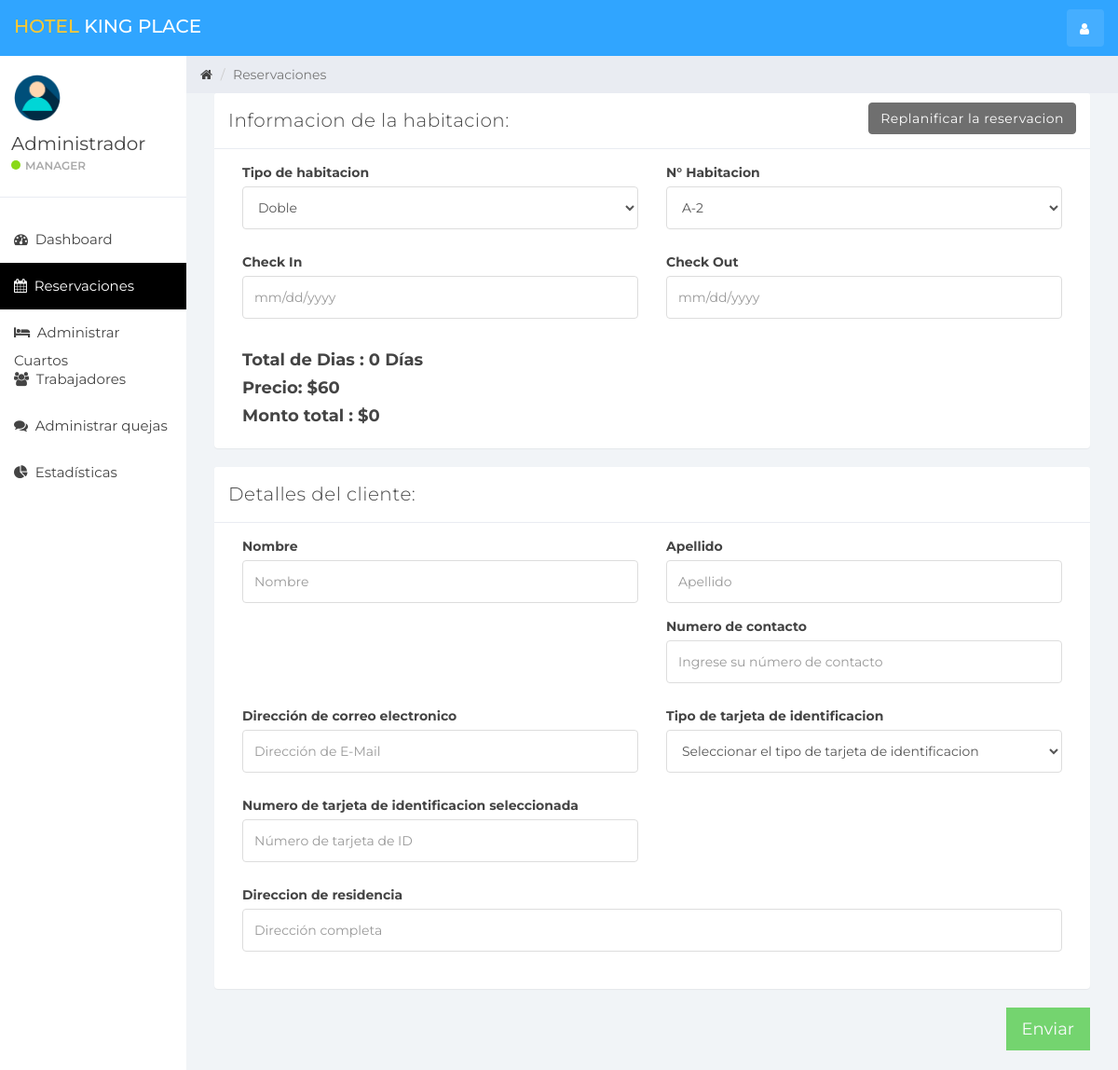
/index.php?reservation&id_habitacion=2&id_tipohabitacion=2 (signed in), run on the app's committed database.
### tables this page shows
CREATE TABLE `usuario` (
  `id` int(11) NOT NULL,
  `nombre` varchar(100) NOT NULL,
  `username` varchar(15) NOT NULL,
  `email` varchar(100) NOT NULL,
  `password` varchar(100) NOT NULL,
  `creado` datetime NOT NULL
);

CREATE TABLE `habitacion` (
  `id_habitacion` int(10) NOT NULL,
  `id_tipohabitacion` int(10) NOT NULL,
  `numeroHabitacion` varchar(10) NOT NULL,
  `estado` tinyint(1) DEFAULT NULL,
  `check_in_Estado` tinyint(1) NOT NULL,
  `check_out_Estado` tinyint(1) NOT NULL,
  `EliminarEstado` tinyint(1) DEFAULT 0
);

CREATE TABLE `tipohabitacion` (
  `id_tipohabitacion` int(10) NOT NULL,
  `tipohabitacion` varchar(100) NOT NULL,
  `precio` int(10) NOT NULL,
  `maximopersona` int(10) NOT NULL
);

### reservation.php (the view, shortened to what this page needs)
<?php
if (isset($_GET['id_habitacion'])){
    $get_room_id = $_GET['id_habitacion'];
    $get_room_sql = "SELECT * FROM habitacion NATURAL JOIN tipohabitacion WHERE id_habitacion = '$get_room_id'";
    $get_room_result = mysqli_query($connection,$get_room_sql);
    $get_room = mysqli_fetch_assoc($get_room_result);
    $get_room_type_id = $get_room['id_tipohabitacion'];
    $get_room_type = $get_room['tipohabitacion'];
    $get_room_no = $get_room['numeroHabitacion'];
    $get_room_price = $get_room['precio'];
}
?>
<div class="col-sm-9 col-sm-offset-3 col-lg-10 col-lg-offset-2 main">
    <div class="row">
        <ol class="breadcrumb">
            <li><a href="#">
                    <em class="fa fa-home"></em>
                </a></li>
            <li class="active">Reservaciones </li>
        </ol>
    </div>
    <div class="row">
        <div class="col-lg-12">
            <form role="form" id="booking" data-toggle="validator">
                <div class="col-lg-12">
                    <?php
                    if (isset($_GET['id_habitacion'])){?>
                        <div class="panel panel-default">
                            <div class="panel-heading">Informacion de la habitacion:
                                <a class="btn btn-secondary pull-right" href="index.php?reservation">Replanificar la reservacion</a>
                            </div>
                            <div class="panel-body">
                                <div class="form-group col-lg-6">
                                    <label>Tipo de habitacion</label>
                                    <select class="form-control" id="room_type" data-error="Select Room Type" required>
                                        <option selected value="<?php echo $get_room_type_id; ?>"><?php echo $get_room_type; ?></option>
                                    </select>
                                </div>
                                <div class="form-group col-lg-6">
                                    <label>N° Habitacion</label>
                                    <select class="form-control" id="room_no" onchange="fetch_price(this.value)" required data-error="Seleccionar el número de Habitación">
                                        <option selected value="<?php echo $get_room_id; ?>"><?php echo $get_room_no; ?></option>
                                    </select>
                                </div>
                                <div class="form-group col-lg-6">
                                    <label>Check In</label>
                                    <input type="text" class="form-control" placeholder="mm/dd/yyyy" id="check_in_date" data-error="Seleccione la fecha de Entrada" required>
                                </div>
                                <div class="form-group col-lg-6">
                                    <label>Check Out</label>
                                    <input type="text" class="form-control" placeholder="mm/dd/yyyy" id="check_out_date" data-error="Seleccione la fecha de Salida" required>
                                </div>
                                <div class="col-lg-12">
                                    <h4 style="font-weight: bold">Total de Dias : <span id="staying_day">0</span> Días</h4>
                                    <h4 style="font-weight: bold">Precio: $<span id="price"><?php echo $get_room_price; ?></span></h4>
                                    <h4 style="font-weight: bold">Monto total : $<span id="total_price">0</span></h4>
                                </div>
                            </div>
                        </div>
                    <?php }
                    ?>
                    <div class="panel panel-default">
                        <div class="panel-heading">Detalles del cliente:</div>
                        <div class="panel-body">
                            <div class="form-group col-lg-6">
                                <label>Nombre</label>
                                <input class="form-control" placeholder="Nombre" id="first_name" data-error="Ingrese el nombre" required>
                            </div>
                            <div class="form-group col-lg-6">
                                <label>Apellido</label>
                                <input class="form-control" placeholder="Apellido" id="last_name">
                            </div>
                            <div class="form-group col-lg-6">
                                <label>Numero de contacto</label>
                                <input type="number" class="form-control" data-error="Ingrese al menos 8 dígitos" data-minlength="8" placeholder="Ingrese su número de contacto" id="contact_no" required>
                            </div>
                            <div class="form-group col-lg-6">
                                <label>Dirección de correo electronico</label>
                                <input type="email" class="form-control" placeholder="Dirección de E-Mail" id="email" data-error="Enter Valid Email Address" required>
                            </div>
                            <div class="form-group col-lg-6">
                                <label>Tipo de tarjeta de identificacion</label>
                                <select class="form-control" id="id_card_id" data-error="Seleccione el Tipo de ID" required onchange="validId(this.value);">
                                    <option selected disabled>Seleccionar el tipo de tarjeta de identificacion</option>
                                </select>
                            </div>
                            <div class="form-group col-lg-6">
                                <label>Numero de tarjeta de identificacion seleccionada</label>
                                <input type="text" class="form-control" placeholder="Número de tarjeta de ID" id="id_card_no" data-error="Ingresa un N° de ID" required>
                            </div>
                            <div class="form-group col-lg-12">
                                <label>Direccion de residencia</label>
                                <input type="text" class="form-control" placeholder="Dirección completa" id="address" required>
                            </div>
                        </div>
                    </div>
                    <button type="submit" class="btn btn-lg btn-success pull-right" style="border-radius:0%">Enviar</button>
                </div>
            </form>
        </div>
    </div>
    <div class="row"><br>
    </div>
</div>

### barra.php (shortened to what this page needs)
<div id="sidebar-collapse" class="col-sm-3 col-lg-2 sidebar">
    <div class="profile-sidebar">
        <div class="profile-userpic">
            <img src="img/user.png" class="img-responsive" alt="">
        </div>
        <div class="profile-usertitle">
            <div class="profile-usertitle-name"><?php echo $user['nombre'];?></div>
            <div class="profile-usertitle-status"><span class="indicator label-success"></span>Manager</div>
        </div>
    </div>
    <ul class="nav menu">
    <?php
        if (isset($_GET['dashboard'])){ ?>
            <li class="active">
                <a href="index.php?dashboard"><em class="fa fa-dashboard">&nbsp;</em>
                    Dashboard
                </a>
            </li>
        <?php } else{?>
            <li>
                <a href="index.php?dashboard"><em class="fa fa-dashboard">&nbsp;</em>
                    Dashboard
                </a>
            </li>
        <?php }
        if (isset($_GET['reservation'])){ ?>
            <li class="active">
            <a href="index.php?reservation"><em class="fa fa-calendar">&nbsp;</em>
                    Reservaciones
                </a>
            </li>
        <?php }
        if (isset($_GET['manejo_cuart'])){ ?>
            <li class="active">
                <a href="index.php?manejo_cuart"><em class="fa fa-bed">&nbsp;</em>
                    Administrar Cuartos
                </a>
            </li>
        <?php } else{?>
            <li>
            <a href="index.php?manejo_cuart"><em class="fa fa-bed">&nbsp;</em>
                    Administrar Cuartos
                </a>
            </li>
        <?php }
        if (isset($_GET['manejo_trabaj'])){ ?>
            <li class="active">
                <a href="index.php?manejo_trabaj"><em class="fa fa-users">&nbsp;</em>
                    Trabajadores
                </a>
            </li>
        <?php } else{?>
            <li>
                <a href="index.php?manejo_trabaj"><em class="fa fa-users">&nbsp;</em>
                    Trabajadores
                </a>
            </li>
        <?php }
        if (isset($_GET['quejas'])){ ?>
            <li class="active">
                <a href="index.php?quejas"><em class="fa fa-comments">&nbsp;</em>
                    Administrar quejas
                </a>
            </li>
        <?php } else{?>
            <li>
                <a href="index.php?quejas"><em class="fa fa-comments">&nbsp;</em>
                    Administrar quejas
                </a>
            </li>
        <?php }
        ?>
        <?php
        if (isset($_GET['estadist'])){ ?>
            <li class="active">
                <a href="index.php?estadist"><em class="fa fa-pie-chart">&nbsp;</em>
                    Estadísticas
                </a>
            </li>
        <?php } else{?>
        <li>
            <a href="index.php?estadist"><em class="fa fa-pie-chart">&nbsp;</em>
                    Estadísticas
            </a>
        </li>
<?php }?>
    </ul>
</div>

### css/styles.css (style rules this page uses)
body { background: #f1f4f7; padding-top: 60px; font-size: 14px; color: #444444; font-family: "Montserrat", "Helvetica Neue", Helvetica, Arial, sans-serif; }
a, a:hover, a:focus { color: #444444; }
h1, h2, h3, h4, h5, h6 { color: #444444; }
h3, h4 { font-weight: 300; }
input.form-control { border: 1px solid #ddd; box-shadow: none; height: 46px; }
select.form-control { border: 1px solid #ddd; box-shadow: none; height: 46px; }
.btn-secondary, .btn-secondary:hover, .btn-secondary:focus, .btn-secondary:active, .btn-secondary.active, .open > .dropdown-toggle.btn-secondary, .btn-secondary.disabled, .btn-secondary[disabled], fieldset[disabled] .btn-secondary, .btn-secondary.disabled:hover, .btn-secondary[disabled]:hover, fieldset[disabled] .btn-secondary:hover, .btn-secondary.disabled:focus, .btn-secondary[disabled]:focus, fieldset[disabled] .btn-secondary:focus, .btn-secondary.disabled:active, .btn-secondary[disabled]:active, fieldset[disabled] .btn-secondary:active, .btn-secondary.disabled.active, .btn-secondary[disabled].active, fieldset[disabled] .btn-secondary.active { background-color: #6f6f6f; border-color: #6f6f6f; color: white; }
.btn-success, .btn-success:hover, .btn-success:focus, .btn-success:active, .btn-success.active, .open > .dropdown-toggle.btn-success, .btn-success.disabled, .btn-success[disabled], fieldset[disabled] .btn-success, .btn-success.disabled:hover, .btn-success[disabled]:hover, fieldset[disabled] .btn-success:hover, .btn-success.disabled:focus, .btn-success[disabled]:focus, fieldset[disabled] .btn-success:focus, .btn-success.disabled:active, .btn-success[disabled]:active, fieldset[disabled] .btn-success:active, .btn-success.disabled.active, .btn-success[disabled].active, fieldset[disabled] .btn-success.active { background-color: #32c328; border-color: #32c328; }
.label-success { background-color: #8ad919; }
.panel { border: 0; }
.panel-heading { font-size: 20px; font-weight: 300; letter-spacing: 0.025em; height: 60px; line-height: 38px; }
.panel-default .panel-heading { background: #fff; border-bottom: 1px solid #e9ecf2; color: #444444; }
.sidebar { display: block; padding: 0; display: none; box-shadow: none; background: #fff; }
.sidebar ul { margin: 20px 0px; }
@media (min-width: 768px) { .sidebar { display: block; position: fixed; top: 60px; bottom: 0; left: 0; z-index: 1000; display: block; margin: 0; padding: 0; overflow-x: hidden; overflow-y: auto; } }
.sidebar ul.nav .active a, .sidebar ul.nav li.parent a.active, .sidebar ul.nav .active > a:hover, .sidebar ul.nav li.parent a.active:hover, .sidebar ul.nav .active > a:focus, .sidebar ul.nav li.parent a.active:focus { color: #fff; background-color: #000000; }
.sidebar ul.nav li a { height: 50px; font-size: 15px; line-height: 2em; color: #444444; }
.profile-sidebar { padding: 10px 0; border-bottom: 1px solid #e9ecf2; }
.indicator { width: 10px; height: 10px; display: inline-block; border-radius: 9999px; margin-right: 5px; }
.profile-userpic img { float: left; margin: 10px 0px 0px 15px; width: 50px; height: 50px; border-radius: 9999px !important; }
.profile-usertitle { float: left; text-align: left; margin: 10px 0 0 12px; }
.profile-usertitle-name { font-size: 20px; margin-bottom: 0px; }
.profile-usertitle-status { text-transform: uppercase; color: #aaa; font-size: 12px; font-weight: 600; margin-bottom: 15px; }
.breadcrumb { border-radius: 0; padding: 10px 15px 10px 15px; background: #e9ecf2; margin: 0; }

### data on the page
usuario: nombre "Administrador"
habitacion: id_tipohabitacion.tipohabitacion "Doble", numeroHabitacion "A-2", id_tipohabitacion.precio "60"
